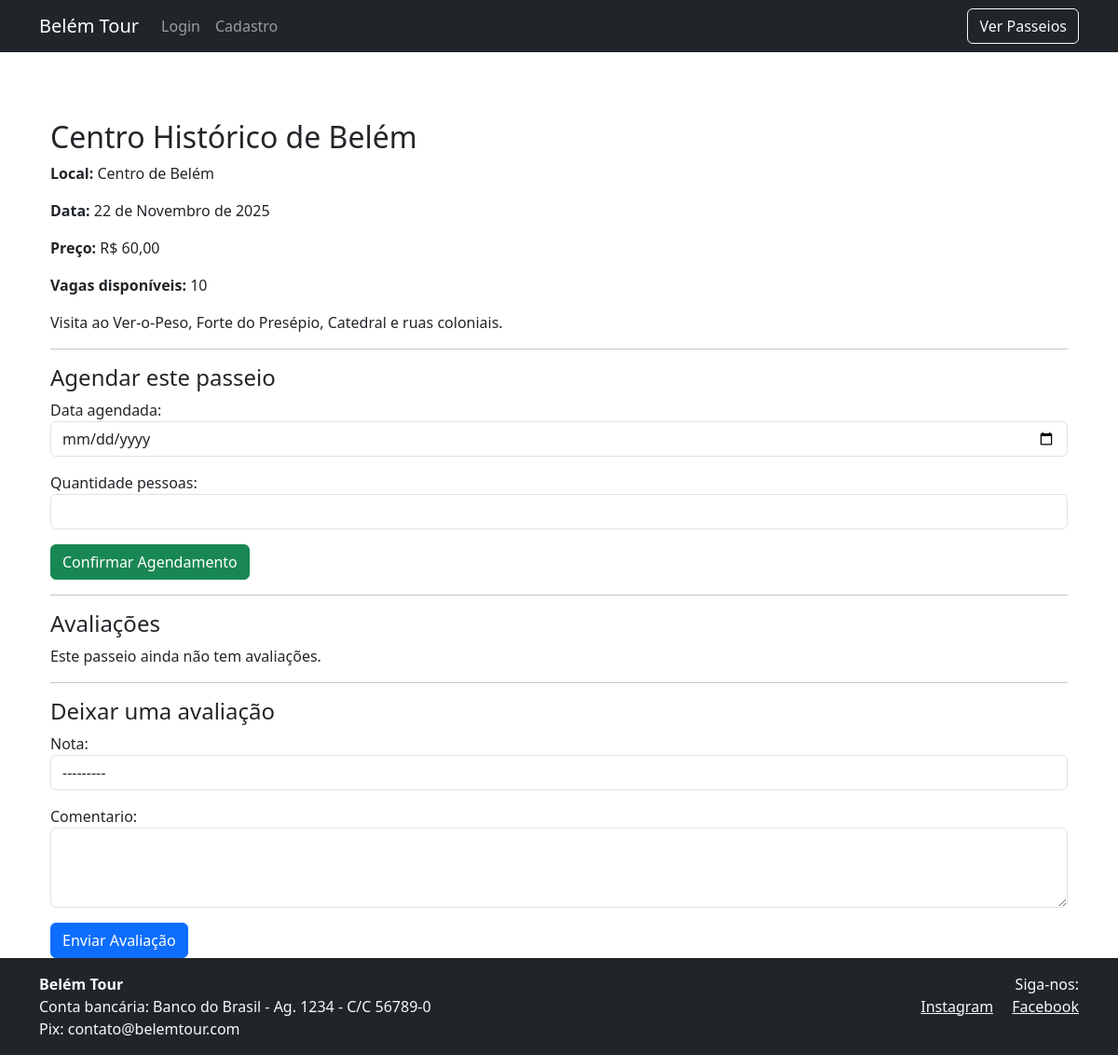
Page /passeios/25/ on the earlier database version.
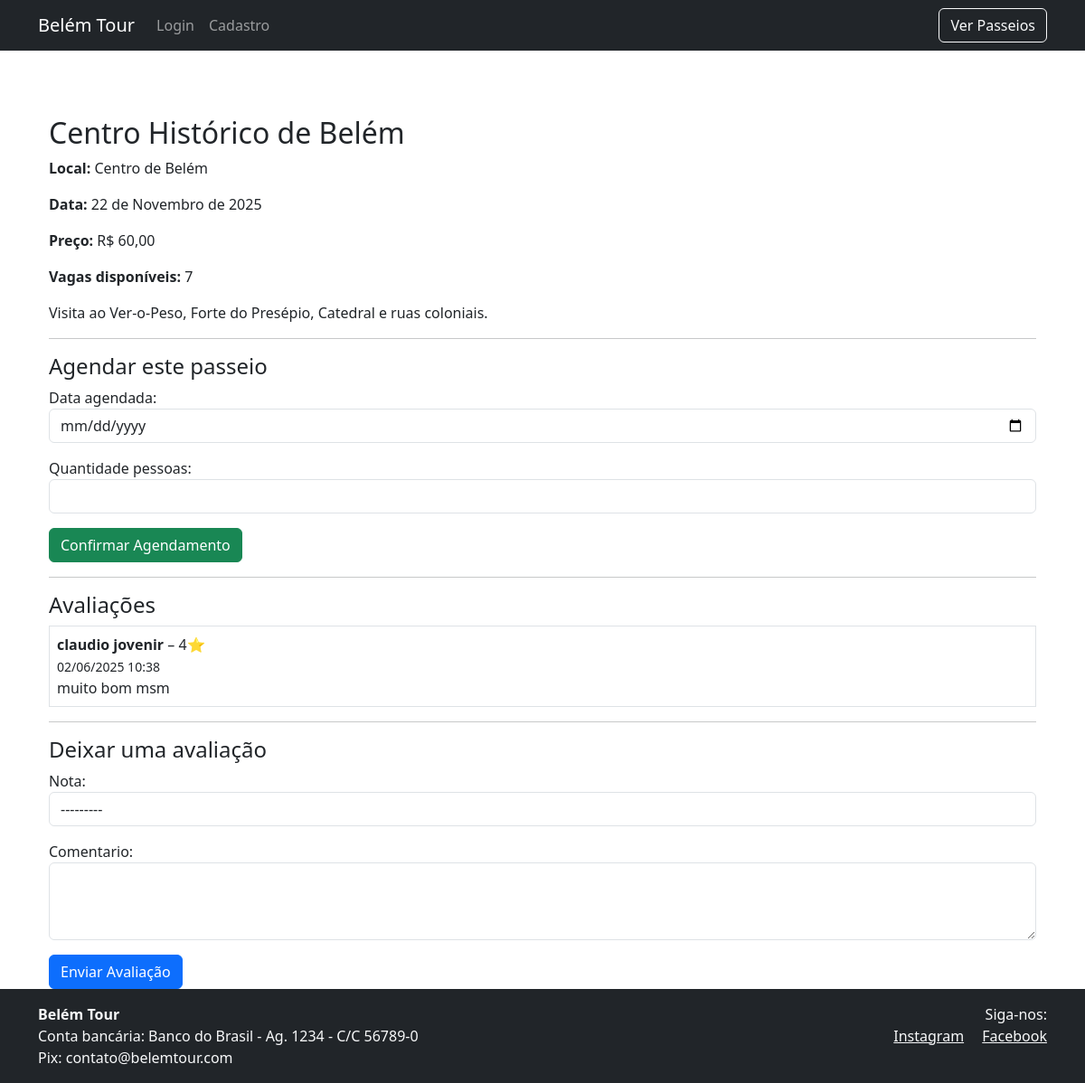
Same page on the later database version.
### passeios/models.py (models this page shows, shortened)
class Passeio(models.Model):
    titulo = models.CharField(max_length=100)
    descricao = models.TextField()
    local = models.CharField(max_length=100)
    data = models.DateField()
    preco = models.DecimalField(max_digits=8, decimal_places=2)
    vagas_disponiveis = models.PositiveIntegerField(default=10)

class Avaliacao(models.Model):
    passeio = models.ForeignKey(Passeio, on_delete=models.CASCADE, related_name='avaliacoes')
    usuario = models.ForeignKey(User, on_delete=models.CASCADE)
    nota = models.IntegerField(choices=[(i, i) for i in range(1, 6)])
    comentario = models.TextField()
    data = models.DateTimeField(auto_now_add=True)  # ✅ data automática

### passeios/views.py (the view, shortened to what this page needs)
# urls.py: path('<int:passeio_id>/', views.detalhe_passeio, name='detalhe_passeio'),
def detalhe_passeio(request, passeio_id):
    passeio = get_object_or_404(Passeio, id=passeio_id)
    agendamento_form = AgendamentoForm()
    avaliacao_form = AvaliacaoForm()
    return render(request, 'passeios/passeio_detalhe.html', {
        'passeio': passeio,
        'agendamento_form': agendamento_form,
        'avaliacao_form': avaliacao_form,
        'avaliacoes': passeio.avaliacoes.all().order_by('-data')
    })

### agendamentos/forms.py
class AgendamentoForm(forms.ModelForm):
    class Meta:
        model = Agendamento
        fields = ['data_agendada', 'quantidade_pessoas']
        widgets = {
            'data_agendada': forms.DateInput(
                format='%Y-%m-%d',
                attrs={'type': 'date', 'class': 'form-control'}
            ),
            'quantidade_pessoas': forms.NumberInput(attrs={'class': 'form-control'})
        }
    def __init__(self, *args, **kwargs):
        super().__init__(*args, **kwargs)
        self.fields['data_agendada'].input_formats = ['%Y-%m-%d']

### passeios/forms.py
class AvaliacaoForm(forms.ModelForm):
    class Meta:
        model = Avaliacao
        fields = ['nota', 'comentario']
        widgets = {
            'nota': forms.Select(attrs={'class': 'form-control'}),
            'comentario': forms.Textarea(attrs={'class': 'form-control', 'rows': 3}),
        }

### passeios/templates/passeios/passeio_detalhe.html (shortened to what this page needs)
{% extends 'base.html' %}
{% block content %}
<div class="container mt-5">
  <h2>{{ passeio.titulo }}</h2>
  <p><strong>Local:</strong> {{ passeio.local }}</p>
  <p><strong>Data:</strong> {{ passeio.data }}</p>
  <p><strong>Preço:</strong> R$ {{ passeio.preco }}</p>
  <p><strong>Vagas disponíveis:</strong> {{ passeio.vagas_disponiveis }}</p>
  <p>{{ passeio.descricao }}</p>
  <hr>
  <h4>Agendar este passeio</h4>
  {% if passeio.vagas_disponiveis > 0 %}
    <form method="post" action="">
      {{ agendamento_form.as_p }}
      <button type="submit" name="agendar" class="btn btn-success">Confirmar Agendamento</button>
    </form>
  {% else %}
    <div class="alert alert-danger">Este passeio está esgotado.</div>
  {% endif %}
  <hr>
  <h4>Avaliações</h4>
  {% for avaliacao in avaliacoes %}
    <div class="border p-2 mb-2">
      <strong>{{ avaliacao.usuario.username }}</strong> – {{ avaliacao.nota }}⭐<br>
      <small>{{ avaliacao.data|date:"d/m/Y H:i" }}</small><br>
      {{ avaliacao.comentario }}
    </div>
  {% empty %}
    <p>Este passeio ainda não tem avaliações.</p>
  {% endfor %}
  <hr>
  <h4>Deixar uma avaliação</h4>
  <form method="post" action="">
    {{ avaliacao_form.as_p }}
    <button type="submit" name="avaliar" class="btn btn-primary">Enviar Avaliação</button>
  </form>
</div>
{% endblock %}

### templates/base.html (shortened to what this page needs)
<!DOCTYPE html>
<html lang="pt-br">
<head>
  <link href="https://cdn.jsdelivr.net/npm/bootstrap@5.3.0/dist/css/bootstrap.min.css" rel="stylesheet">
</head>
<body>
<body class="d-flex flex-column min-vh-100">
  <nav class="navbar navbar-expand-lg navbar-dark bg-dark">
    <div class="container">
      <a class="navbar-brand" href="/">Belém Tour</a>
      <div class="collapse navbar-collapse justify-content-between" id="navbarNav">
        <ul class="navbar-nav me-auto">
          {% if user.is_authenticated %}
            <li class="nav-item">
              <a class="nav-link" href="{% url 'meus_agendamentos' %}">Meus Agendamentos</a>
            </li>
            <li class="nav-item">
              <a class="nav-link" href="{% url 'logout' %}">Sair</a>
            </li>
          {% else %}
            <li class="nav-item">
              <a class="nav-link" href="{% url 'login' %}">Login</a>
            </li>
            <li class="nav-item">
              <a class="nav-link" href="{% url 'cadastro' %}">Cadastro</a>
            </li>
          {% endif %}
        </ul>
        <div class="d-flex">
          <a href="{% url 'lista_passeios' %}" class="btn btn-outline-light">Ver Passeios</a>
        </div>
      </div>
    </div>
  </nav>
  <div class="container mt-4">
    {% block content %}{% endblock %}
  </div>
  <footer class="bg-dark text-light mt-auto">
  <div class="container py-3">
    <div class="row">
      <div class="col-md-6 text-start">
        <strong>Belém Tour</strong><br>
        Conta bancária: Banco do Brasil - Ag. 1234 - C/C 56789-0<br>
        Pix: contato@belemtour.com
      </div>
      <div class="col-md-6 text-end d-none d-md-block">
        <span>Siga-nos:</span><br>
        <a href="#" class="text-light me-2">Instagram</a>
        <a href="#" class="text-light ms-2">Facebook</a>
      </div>
    </div>
  </div>
</footer>
</body>
</html>

Differences in the rows shown:
changed Passeio "Centro Histórico de Belém": vagas_disponiveis "10" → "7"
added Avaliacao: usuario.username "claudio jovenir", nota "4", data "02/06/2025 10:38", comentario "muito bom msm"
Other differences:
text no longer shown: "Este passeio ainda não tem avaliações."
